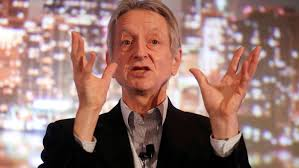
#> input picture Image/grandfather of AI.jpeg, 299 x 168 px
$ python face_redact.py 'Image/grandfather of AI.jpeg'
#> lines starting #> are read from the running program, lines starting #| are printed output that depends on the picture; after the words box and inside, x2 and y2 are one past the last pixel; in counts of white or black regions, pixels touching at a corner belong together
import cv2
import sys

def blur_faces(image_path):
    # Load the face detection model
#> called with image_path = 'Image/grandfather of AI.jpeg'
    face_cascade = cv2.CascadeClassifier(cv2.data.haarcascades + 'haarcascade_frontalface_default.xml')

    # Read the image
    image = cv2.imread(image_path)
#> image is the input picture: shape (168, 299, 3); mean B, G, R 112.6, 119, 152.3

    if image is None:
        print("Could not open the image file!")
        return

    # Convert to grayscale for face detection
    gray = cv2.cvtColor(image, cv2.COLOR_BGR2GRAY)
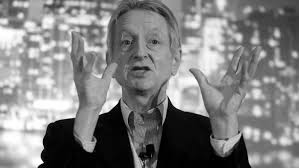
#> gray: shape (168, 299); min 0, max 255, mean 128.2

    # Detect faces
    faces = face_cascade.detectMultiScale(gray, 1.1, 4)
#> faces = [[104, 13, 75, 75]]

    print(f"Found {len(faces)} face(s)")
#| Found 1 face(s)

    # Blur each face
    for (x, y, w, h) in faces:
        face_region = image[y:y+h, x:x+w]
        blurred_face = cv2.GaussianBlur(face_region, (99, 99), 30)
        image[y:y+h, x:x+w] = blurred_face
#> this loop made 1 pass
#> pass 1, in blur_faces, `face_region = image[y:y+h, x:x+w]`:
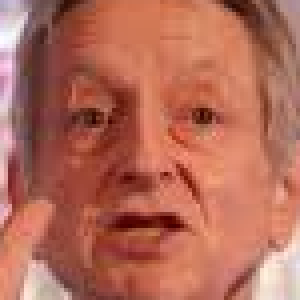
#> face_region: shape (75, 75, 3) (shown 4 times larger); mean B, G, R 88, 106, 179
#> pass 1, in blur_faces, `blurred_face = cv2.GaussianBlur(face_region, (99, 99), 30)`:
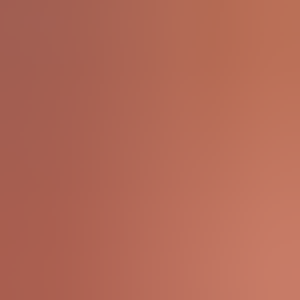
#> blurred_face: shape (75, 75, 3) (shown 4 times larger); mean B, G, R 87, 105.2, 178.8
#> after the loop:
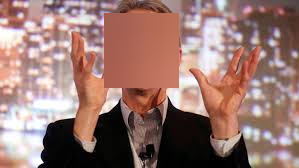
#> image: shape (168, 299, 3); 11.2% of pixels changed, all inside (x1, y1, x2, y2) = (104, 13, 179, 88)

    # Save the result
    output_path = image_path.replace('.', '_blurred.')
    cv2.imwrite(output_path, image)
    print(f"Saved blurred image to: {output_path}")

if __name__ == "__main__":
    if len(sys.argv) != 2:
        print("Usage: python face_redact.py <image_path>")
        print("Example: python face_redact.py photo.jpg")
    else:
        image_path = sys.argv[1]
        blur_faces(image_path)
